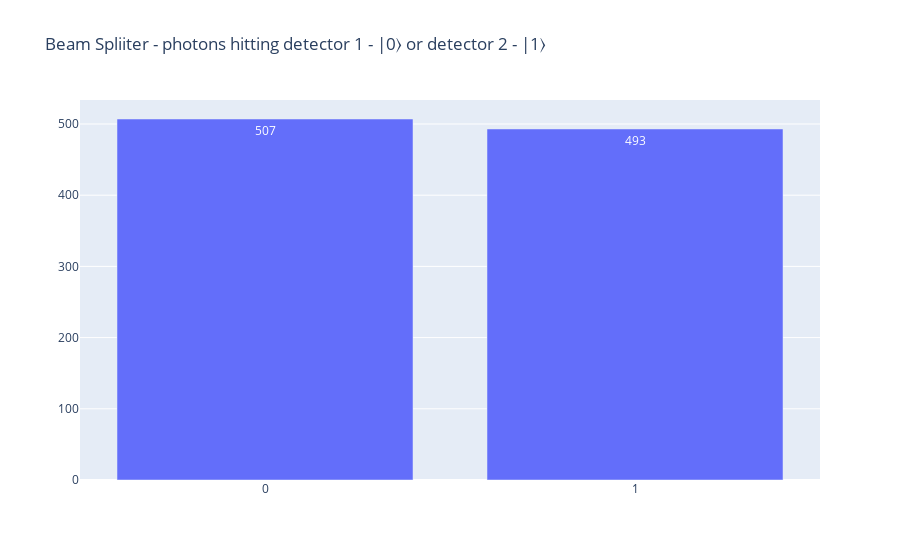

Notebook source saved alongside this figure:
### Code cell
results = qsharp.run("BeamSplitter()", shots=1000)
plot(results, title="Beam Spliiter - photons hitting detector 1 - |0⟩ or detector 2 - |1⟩")

### Figure 1 — Plotly figure (JSON) as saved in the notebook; plotly's stock layout.template omitted (floating-point values rounded to 4 significant figures)
{"data": [{"text": ["507", "493"], "type": "bar", "x": ["0", "1"], "y": [507, 493]}], "layout": {"title": {"text": "Beam Spliiter - photons hitting detector 1 - |0⟩ or detector 2 - |1⟩"}}}
